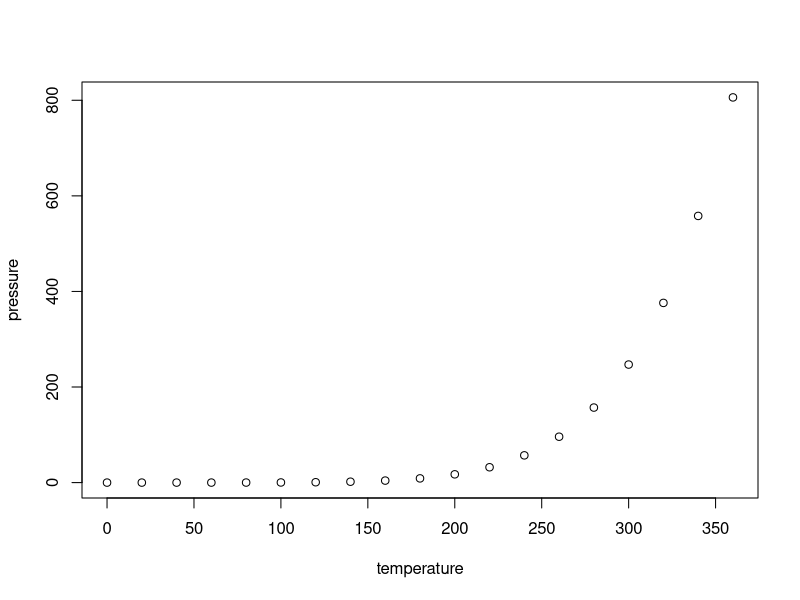
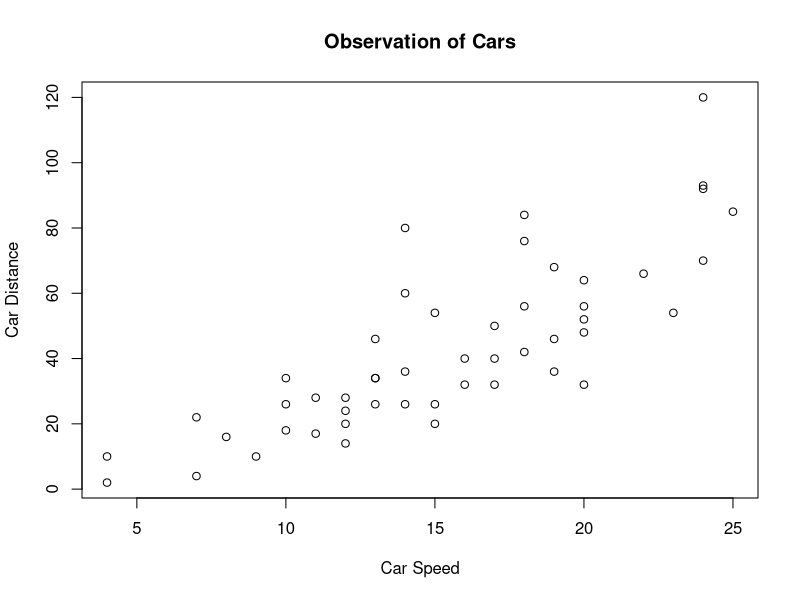
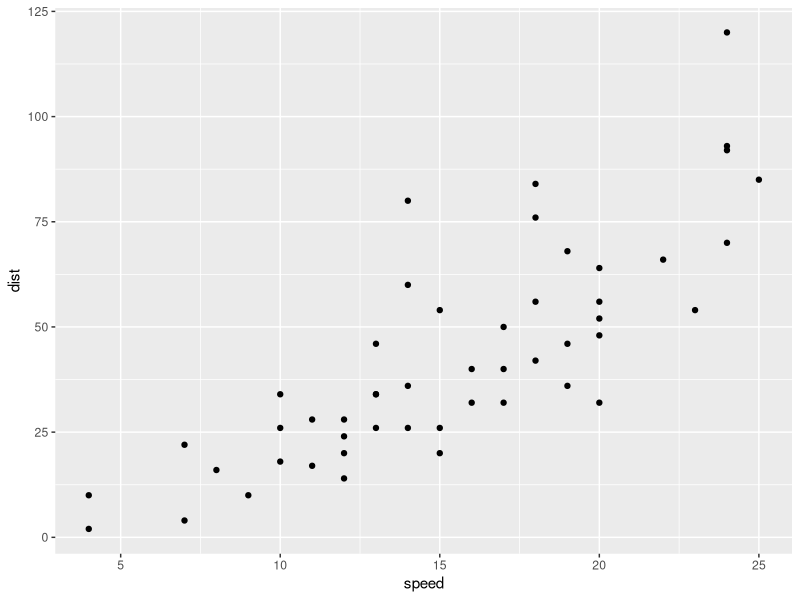

The R source for these figures, in order:
## ---- chunk 1
knitr::opts_chunk$set(echo = TRUE, error = TRUE)
## ---- chunk 2
summary(cars)
## ---- chunk 3
plot(pressure)
## ---- chunk 4
# Install the tidyverse package if needed
if(!("tidyverse" %in% installed.packages())) {
  install.packages("tidyverse")
}

# Load the tidyverse package
library(tidyverse)
 
# Load the cars data set
data(cars)

# Scatterplot type 1

plot(cars$speed, cars$dist, main="Observation of Cars", xlab="Car Speed", ylab="Car Distance")

# Scatterplot type 2
cars %>%
ggplot(aes(x = speed, y = dist)) + geom_point()
